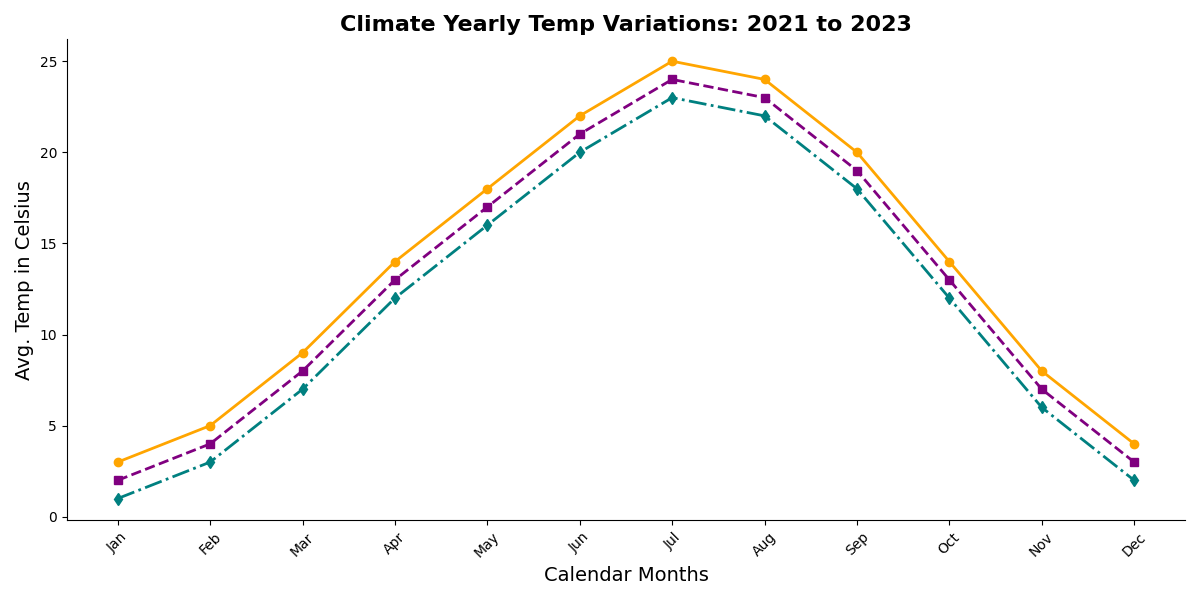

Source code (Python):
import matplotlib.pyplot as plt
import numpy as np

months = np.array(['Jan', 'Feb', 'Mar', 'Apr', 'May', 'Jun', 'Jul', 'Aug', 'Sep', 'Oct', 'Nov', 'Dec'])
temps_2021 = np.array([3, 5, 9, 14, 18, 22, 25, 24, 20, 14, 8, 4])
temps_2022 = np.array([2, 4, 8, 13, 17, 21, 24, 23, 19, 13, 7, 3])
temps_2023 = np.array([1, 3, 7, 12, 16, 20, 23, 22, 18, 12, 6, 2])

fig, ax = plt.subplots(figsize=(12, 6))

ax.plot(months, temps_2021, marker='o', linestyle='-', color='orange', linewidth=2)
ax.plot(months, temps_2022, marker='s', linestyle='--', color='purple', linewidth=2)
ax.plot(months, temps_2023, marker='d', linestyle='-.', color='teal', linewidth=2)

# Altered textual elements
ax.set_title('Climate Yearly Temp Variations: 2021 to 2023', fontsize=16, fontweight='bold')
ax.set_xlabel('Calendar Months', fontsize=14)
ax.set_ylabel('Avg. Temp in Celsius', fontsize=14)

plt.xticks(rotation=45)

ax.spines['top'].set_visible(False)
ax.spines['right'].set_visible(False)

plt.tight_layout()

plt.show()
